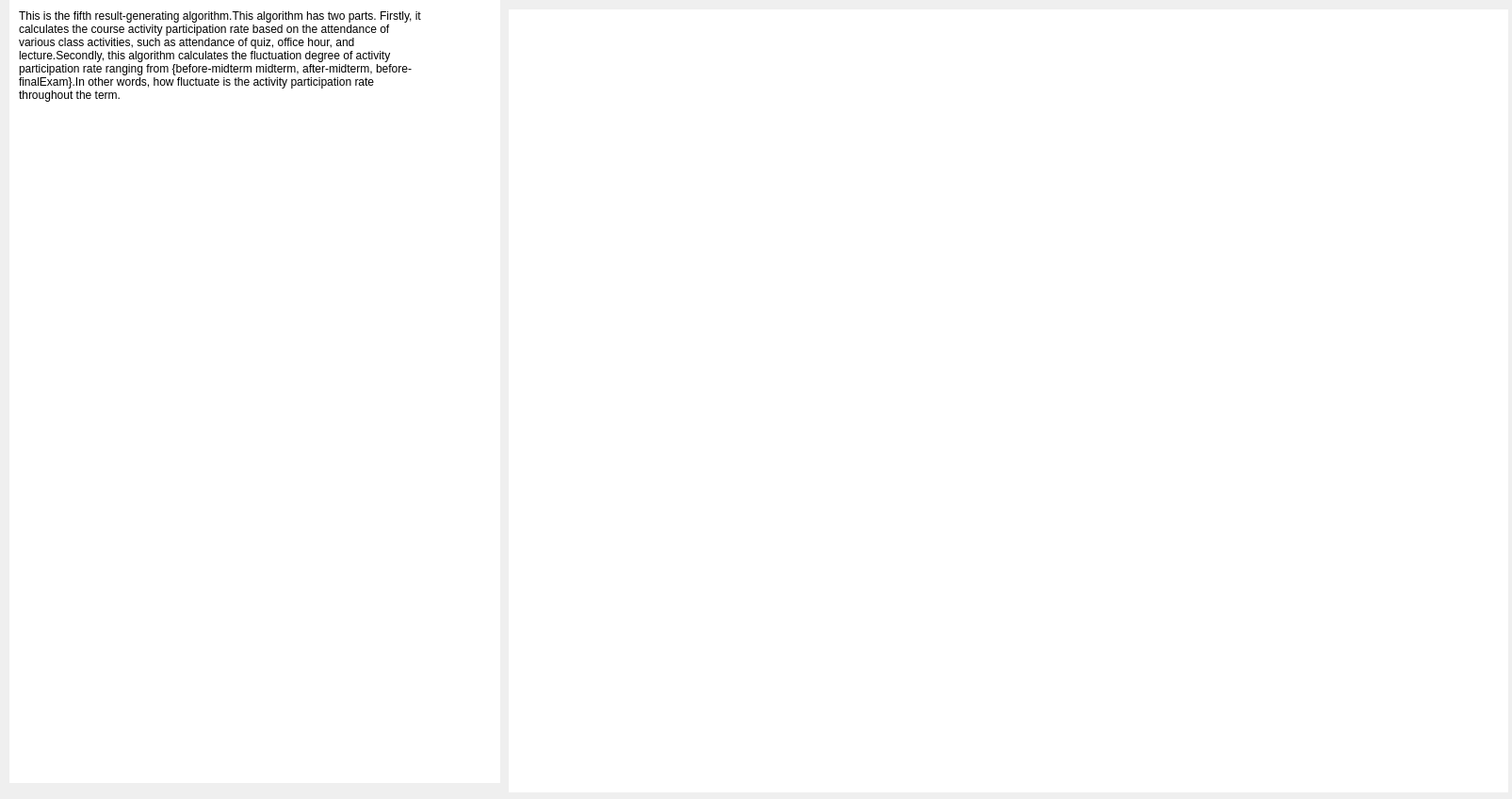
<?xml version="1.0" encoding="UTF-8"?>
<ui version="4.0">
 <class>detailedcontentdialog4</class>
 <widget class="QDialog" name="detailedcontentdialog4">
  <property name="geometry">
   <rect>
    <x>0</x>
    <y>0</y>
    <width>1605</width>
    <height>848</height>
   </rect>
  </property>
  <property name="windowTitle">
   <string>detailed result4</string>
  </property>
  <widget class="QWidget" name="paragraphWidget" native="true">
   <property name="geometry">
    <rect>
     <x>10</x>
     <y>0</y>
     <width>521</width>
     <height>831</height>
    </rect>
   </property>
   <property name="styleSheet">
    <string notr="true">background-color: rgb(255, 255, 255);</string>
   </property>
   <widget class="QLabel" name="description">
    <property name="geometry">
     <rect>
      <x>10</x>
      <y>10</y>
      <width>431</width>
      <height>191</height>
     </rect>
    </property>
    <property name="styleSheet">
     <string notr="true">font: 11pt &quot;Ubuntu&quot;;</string>
    </property>
    <property name="text">
     <string>This is the fifth result-generating algorithm.This algorithm has two parts. Firstly, it calculates the course activity participation rate based on the attendance of various class activities, such as attendance of quiz, office hour, and lecture.Secondly, this algorithm calculates the fluctuation degree of activity participation rate ranging from {before-midterm midterm, after-midterm, before-finalExam}.In other words, how fluctuate is the activity participation rate throughout the term.</string>
    </property>
    <property name="alignment">
     <set>Qt::AlignLeading|Qt::AlignLeft|Qt::AlignTop</set>
    </property>
    <property name="wordWrap">
     <bool>true</bool>
    </property>
   </widget>
   <widget class="QLabel" name="Result">
    <property name="geometry">
     <rect>
      <x>10</x>
      <y>150</y>
      <width>501</width>
      <height>671</height>
     </rect>
    </property>
    <property name="styleSheet">
     <string notr="true">font: 12pt &quot;Ubuntu&quot;;</string>
    </property>
    <property name="text">
     <string/>
    </property>
    <property name="alignment">
     <set>Qt::AlignLeading|Qt::AlignLeft|Qt::AlignTop</set>
    </property>
    <property name="wordWrap">
     <bool>true</bool>
    </property>
   </widget>
  </widget>
  <widget class="QWidget" name="graphWidget" native="true">
   <property name="geometry">
    <rect>
     <x>540</x>
     <y>10</y>
     <width>1061</width>
     <height>831</height>
    </rect>
   </property>
   <property name="styleSheet">
    <string notr="true">background-color: rgb(255, 255, 255);</string>
   </property>
   <widget class="QWidget" name="graph" native="true">
    <property name="geometry">
     <rect>
      <x>10</x>
      <y>10</y>
      <width>1041</width>
      <height>811</height>
     </rect>
    </property>
   </widget>
  </widget>
 </widget>
 <resources/>
 <connections/>
</ui>
